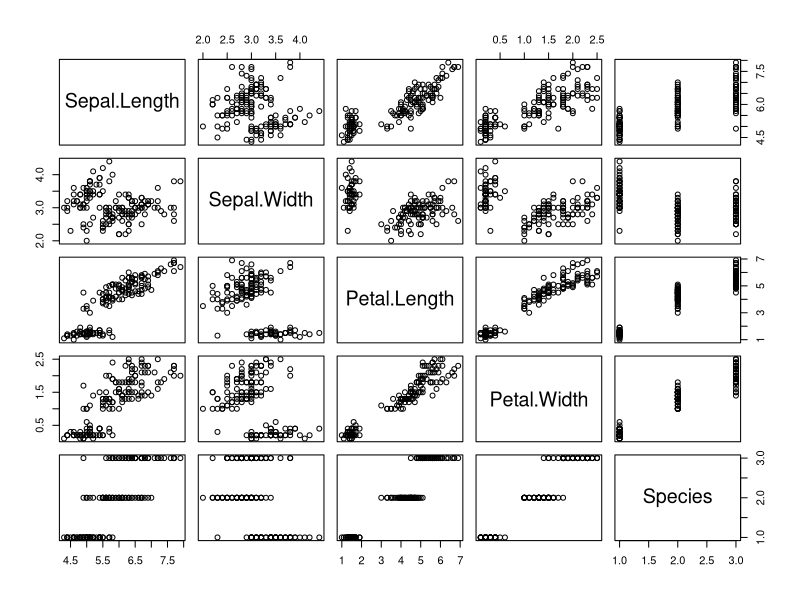
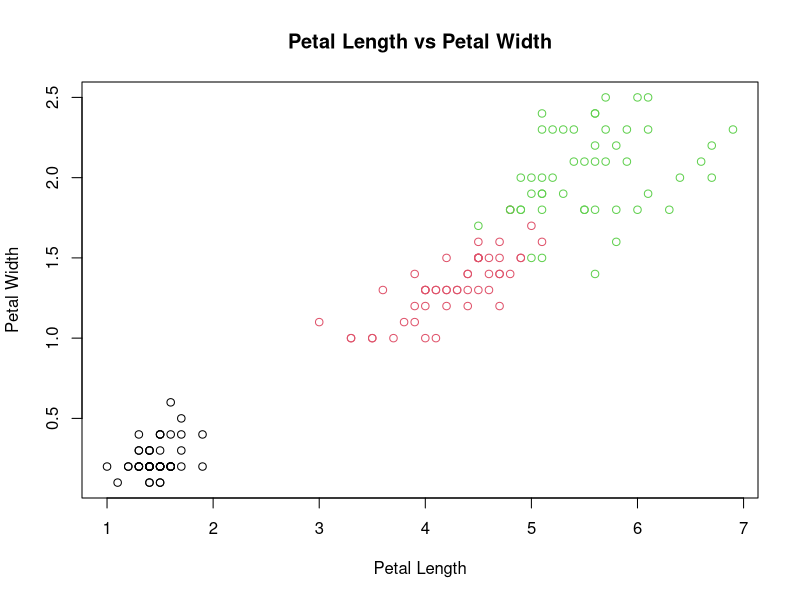

These figures' R source, in order:
library(datasets)
library(tidyr)

print(iris);

x = 10
y = 3
print(x+y)
print(x-y)
print(x*y)
print(x/y)
print(x%%y)
print(x %/% y)
print(floor(x/y))
print(ceiling(x/y))

v = c(1, 2, 3, 4, 5)
print(v)
print(v[1:3])
v[1] = 10
print(v)
print(sum(v))
print(mean(v))
print(median(v))
print(sd(v))
sepal_len_vector <- iris[, 'Sepal.Length']
print(class(sepal_len_vector))
print(sepal_len_vector[1:10])

species_factor <- iris[, 'Species']
print(class(species_factor))
print(species_factor[1:10])


lst = list(sepal_len_vector[1:5], species_factor[1:5])
print(class(lst))
print(lst)

M1 = matrix( c(1, 2, 3, 4), nrow = 2, ncol = 2, byrow = TRUE)
M2 = matrix( c(1, 2, 3, 4), nrow = 2, ncol = 2, byrow = TRUE)
M3 = M1 * M2
M4 = crossprod(M1, M3)
print("Dot product")
print(M3)
print("Cross product")
print(M4)

plot(iris)

df = na.omit(iris)

plot(df$Petal.Length, df$Petal.Width, xlab = "Petal Length", 
     ylab = "Petal Width", main = "Petal Length vs Petal Width", 
     col = df$Species)